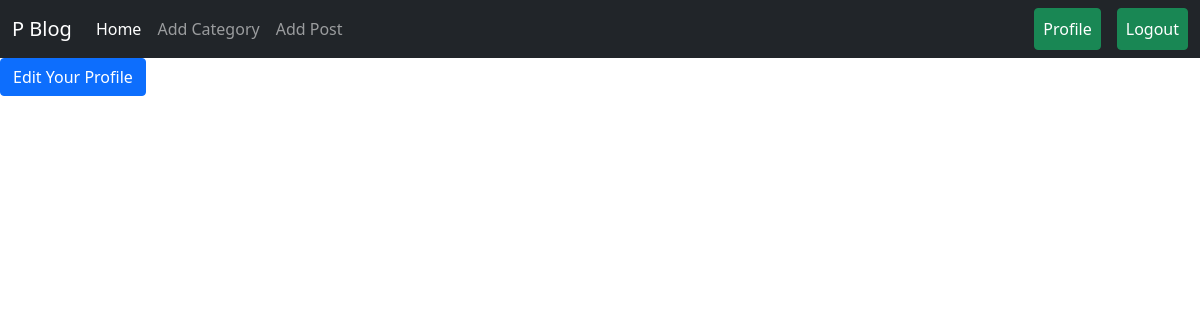
The page /author/profile/ (signed in) on the database as committed earlier.
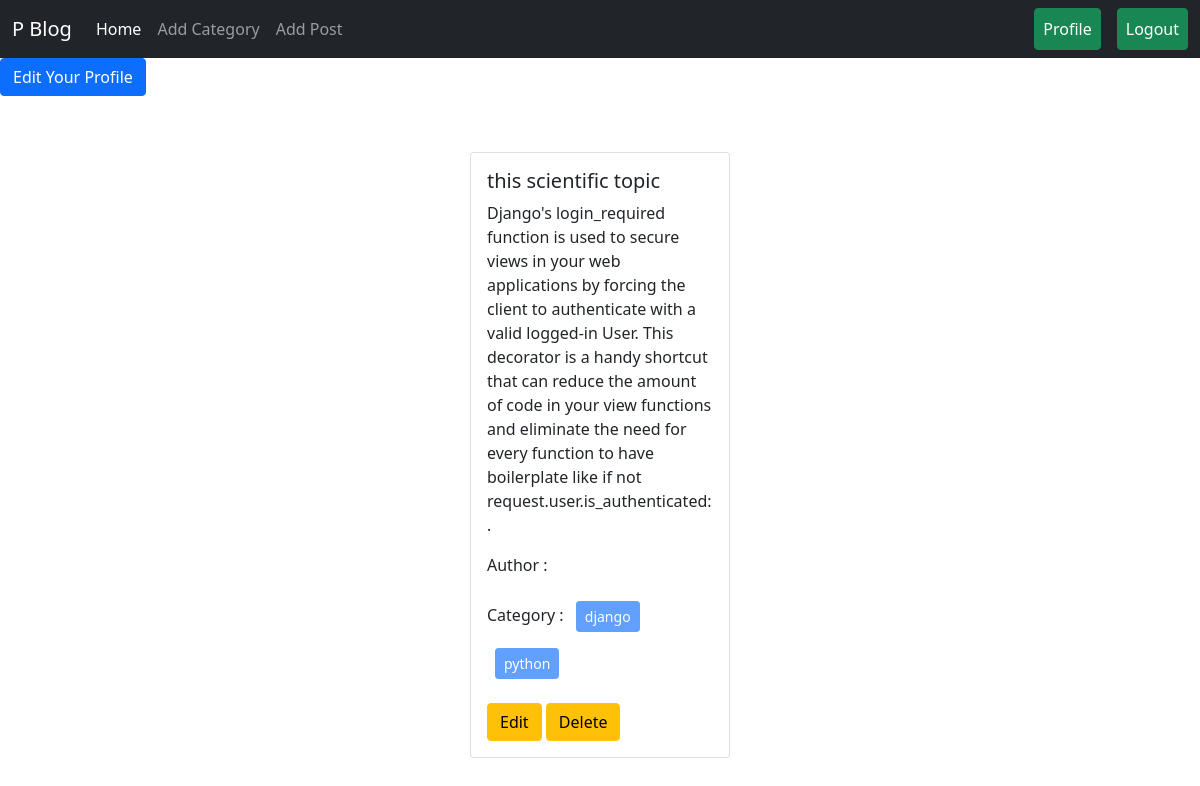
The same page on the database as committed later.
### posts/models.py (models this page shows, shortened)
class Post(models.Model):
    title = models.CharField(max_length=50)
    content = models.TextField()
    category = models.ManyToManyField(Category)
    author = models.ForeignKey(User, on_delete=models.CASCADE)
    image=  models.ImageField( upload_to="uploads/", blank=True, null=True )

### categories/models.py (models this page shows, shortened)
class Category(models.Model):
    name = models.CharField(max_length=100)
    slug=models.SlugField(max_length=100, unique=True, null=True, blank=True)

### author/views.py (the view)
# urls.py: path('profile/', views.profile, name='profile'),
@login_required
def profile(request):
    data=Post.objects.filter(author=request.user)
    return render(request, 'profile.html', {"data":data})

### author/templates/profile.html
{% extends 'base.html' %} {% load crispy_forms_tags %} {% block content %}
<div>
  <a class="btn btn-primary" href="{% url 'edit_profile' %}"
    >Edit Your Profile</a
  >
</div>
<div class="d-flex flex-wrap justify-content-center px-5 pt-5">
  {% for post in data %}
  <div class="col-sm-3">
    <div class="card m-2">
      <div class="card-body">
        <h5 class="card-title">{{post.title}}</h5>
        <p class="card-text">{{post.content}}</p>
        <p>Author : {{post.author.first_name}} {{post.author.last_name}}</p>
        <p>
          Category : {% for cat in post.category.all %}
          <button class="btn btn-primary btn-sm m-2" disabled>
            {{cat.name}}
          </button>
          {% endfor %}
        </p>
        <a href="{% url 'edit_post' post.id %}" class="btn btn-warning">Edit</a>
        <a href="{% url 'delete_post' post.id %}" class="btn btn-warning"
          >Delete</a
        >
      </div>
    </div>
  </div>
  {% endfor %}
</div>
{% endblock %}

Rows that differ between the two databases and show on the page:
added Post: title "this scientific topic", content "Django's login_required function is used to secure views in your web applications by forcing the client to authenticate with a valid logged-in User. This decorator is a handy shortcut that can reduce the amount of code in your view functions and eliminate the need for every function to have boilerplate like if not request.user.is_authenticated:."
added Category: name "django"
added Category: name "python"
